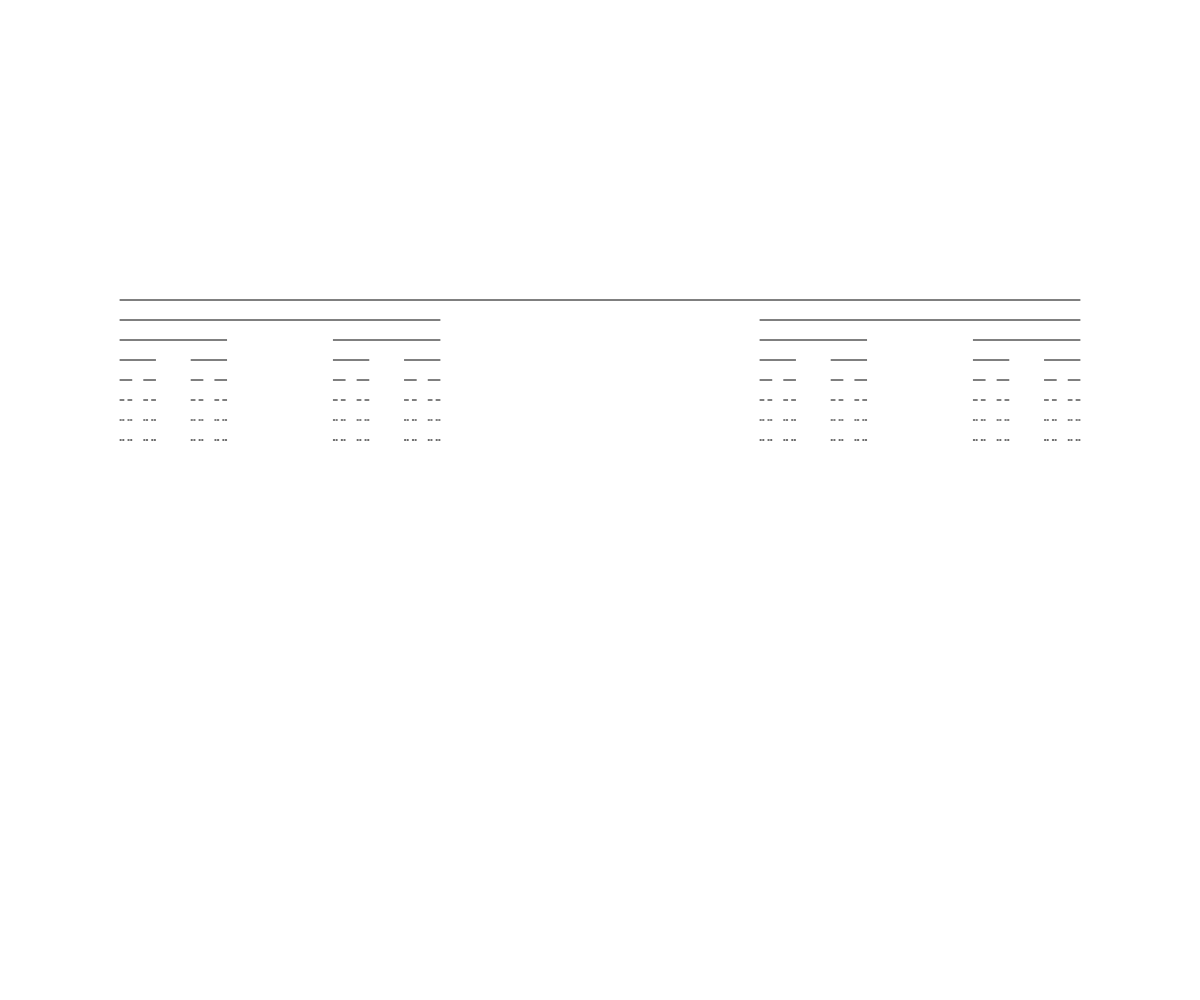
Frame 1 (no input)
Frame 2 (the mouse pressed at the canvas centre, redrawn once): identical to frame 1, image omitted

The p5.js sketch that drew this single still picture (run headless with seeded random() and noise() and a simulated clock; the mouse was pressed at the canvas centre and the sketch redrawn once):

// p5.js sketch
// ── sketch.js
// Project Title
// Your Name
// Date
//
// Extra for Experts:
// - describe what you did to take this project "above and beyond"


function setup() {
  createCanvas(windowWidth, windowHeight);
  noLoop();
}

function draw() {
  background(255);
  cantor(width*0.1,height*0.3,width*0.8,9);
}

function cantor(x,y,length,depth){
  if(depth > 1){
    line(x,y,x+length,y);
    y += 20;
    cantor(x,y,length/3,depth-1); //left third
    cantor(x+(length*2/3),y,length/3,depth-1); //right third
  }
}
